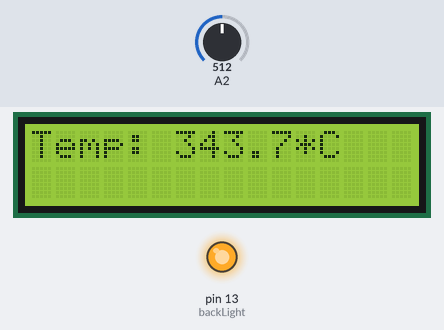
Simulated run of this sketch. Board: Arduino Uno, built with avr-gcc and run on an emulated ATmega328P. On the bench: 16×2 character LCD, output pins drawn as LEDs (lit = HIGH). Inputs (shaded band) come from the test bench; at power-on: A2 = 512. What the sketch prints to the serial monitor is not drawn.

Above: at 2.2 s.
2.3 s: A2 set to 716
At 4.2 s:
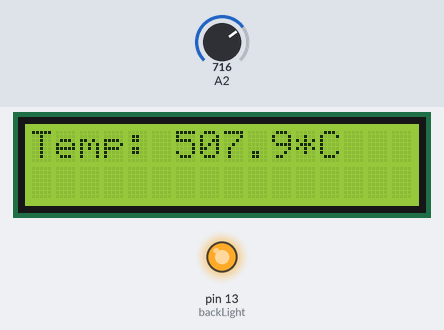
5.2 s: A2 set to 900
At 7.9 s:
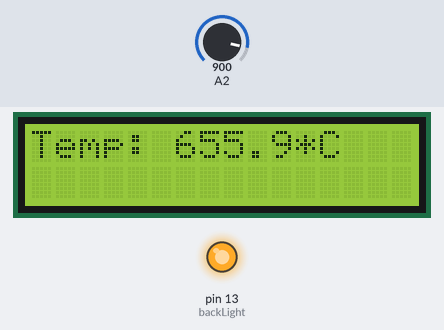
8.2 s: A2 set to 1023
At 10.6 s:
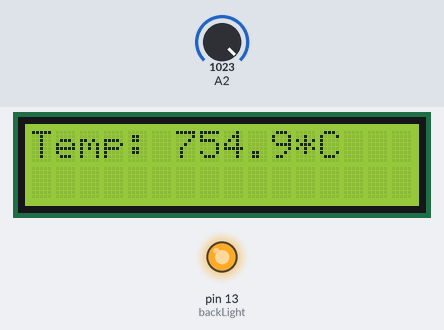
Timing chart, 0 to 12.1 s (numbered marks = the images above; inputs shaded):
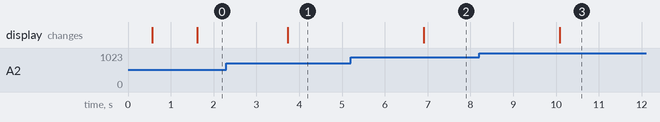

Measured:
- after the input at 2.3 s, the display: changes after 1.4 s (image 1)
- after the input at 5.2 s, the display: changes after 1.7 s (image 2)
- after the input at 8.2 s, the display: changes after 1.9 s (image 3)

The sketch:

LCD_1.ino
```cpp
#include <LiquidCrystal.h>

/* LiquidCrystal display with:
  LCD 4 (RS) to arduino pin 12
  LCD 5 (R/W) to ground (non-existent pin 14 okay?)
  LCD 6 (E) to arduino pin 11
  LCD D4 pin to digital pin 5
  LCD D5 pin to digital pin 4
  LCD D6 pin to digital pin 3
  LCD D7 pin to digital pin 2
*/
LiquidCrystal lcd(12, 11, 5, 4, 3, 2);

int backLight = 13;
int count = 0;

void setup() {
  delay(500);
  Serial.begin(9600);
  pinMode(backLight, OUTPUT);
  digitalWrite(backLight, HIGH); // turn backlight on. Replace 'HIGH' with 'LOW' to turn it off.
  lcd.begin(16, 2);             // columns, rows.  use 16,2 for a 16x2 LCD, etc.
  lcd.clear();                  // start with a blank screen
}

void loop()
{
  float temp0 = getTemp(getVolts(A2));
  count++;
  Serial.print(" === TESTING LCD - count >");
  Serial.print( count );
  Serial.println("< ===");
  delay(1000);
  lcd.setCursor(0, 0);          // set cursor to column 0, row 0 (the first row)
  lcd.print("Temp: ");          // change this text to whatever you like. keep it clean.
  lcd.setCursor(6, 0);          // set cursor to column 0, row 1
  lcd.print(temp0);
  lcd.setCursor(11, 0);
  lcd.print("*C");

}

float getVolts(int pinIn)
{
  int inputValue = 0;
  int bigT = 0, smallT = 0;

  for (int i = 0; i < 20; i++)
  {
    inputValue = analogRead(pinIn);
    bigT += inputValue;
    delay(1);
  }

  smallT = bigT / 20;

  float mV;
  mV = ((float)(smallT) * 1030 / 1024);
  mV = (mV - 0.5);
  mV = mV * 5;
  //  volts = (((float)smallT / 1024) * 5000);

  Serial.print("Input Value: ") ;
  Serial.print(smallT);
  Serial.print(" | Voltage: ") ;
  Serial.print(mV);
  return mV;

}

float getTemp(float volts)
{
  //float temp = (volts - 0.5) / 0.01;
  float temp = (volts - 424) / 6.25;
  Serial.print(" | Temperature: ");
  Serial.print(temp);
  Serial.println(" 'C");
  return temp;
}
```
